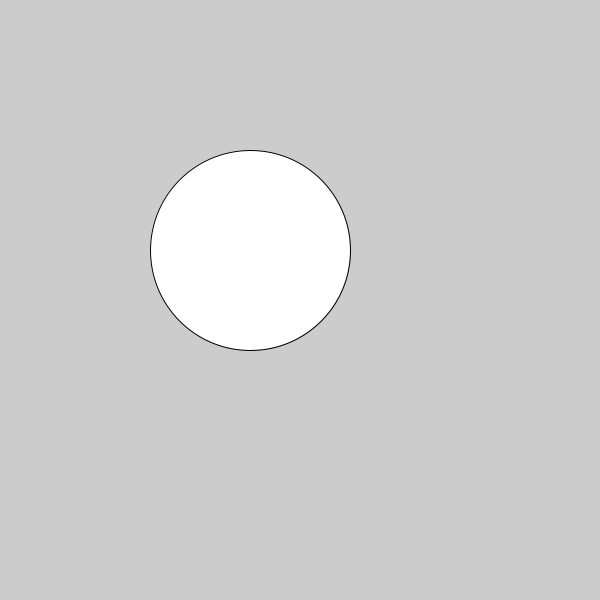
Frame 1 (no input)
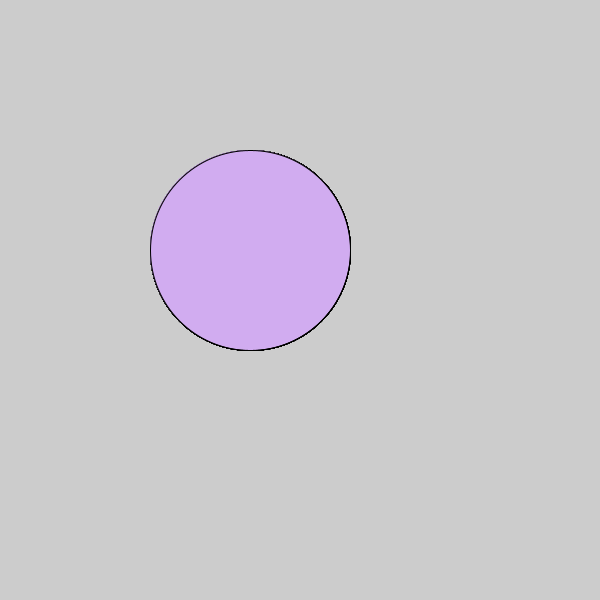
Frame 60 (the mouse pressed at the canvas centre just before this capture)
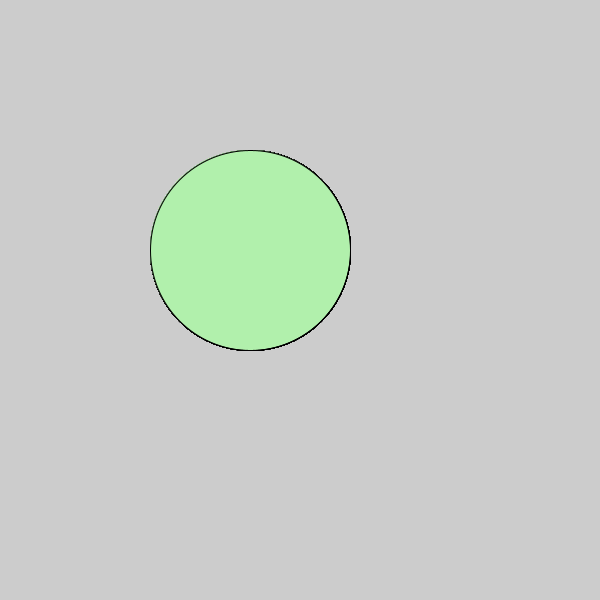
Frame 120 (the mouse held since frame 60 and released just before this capture)

The Processing sketch that drew these frames (run headless with seeded random() and noise(); from frame 60 on, the mouse is pressed at the canvas centre):

// Processing sketch: c_LogicalDot
// ── c_LogicalDot.pde

void setup() {
  
// 1. Set the size of the sketch. Make it 600 pixels square. 
  size(600, 600);

}

void draw() {
  
// 2. Draw an ellipse
// Run the program to make sure it works before moving on.
ellipse(250, 250, 200, 200);

// 3. Change the color of the ellipse when the mouse is pressed.
//    Use the following code, but put your colors where indicated
//    Remember to use the   fill()  command to set colors.

if (mousePressed) {
 
   //  put one color here 
  fill(177, 240, 172); //green
} else {
  fill(209, 172, 240); //purple
  
   // put a different color here
  
}  
  
  
  
}
